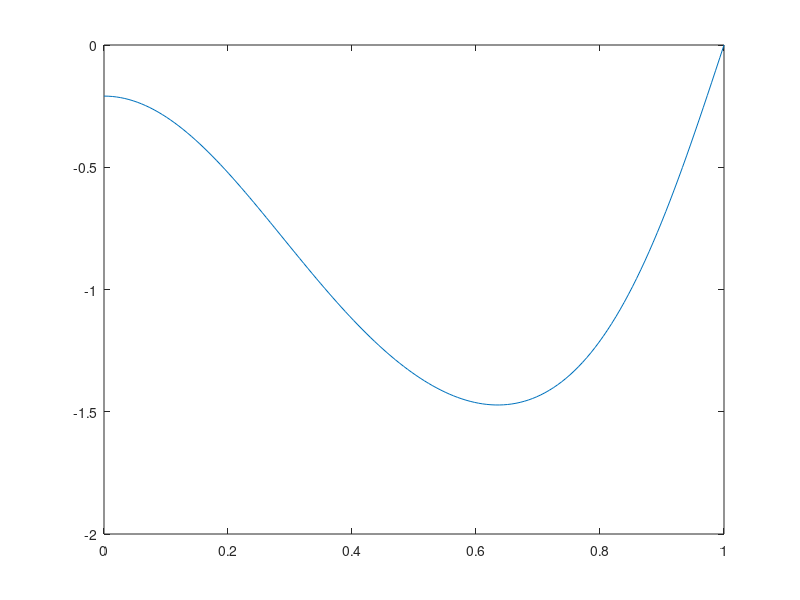
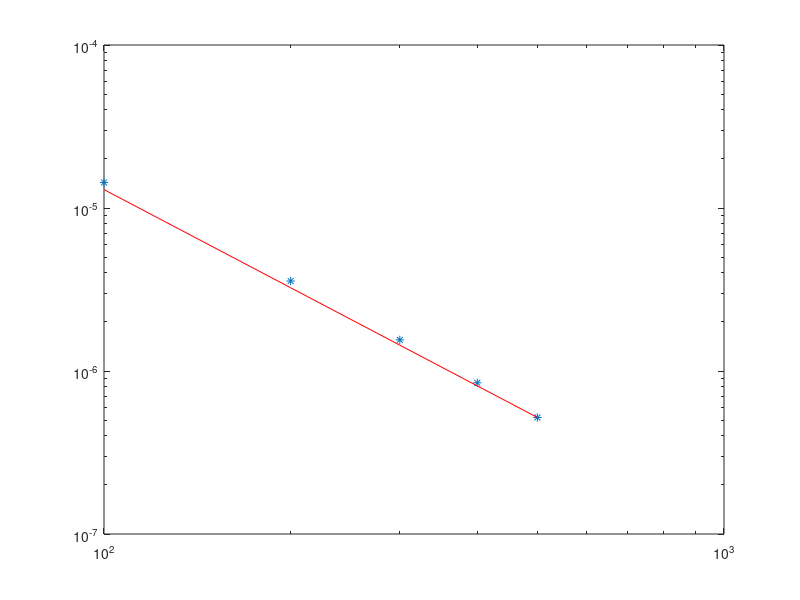

These charts were generated, in order, by the following MATLAB code:
clear all; close all

m=150;
h=1/(m-1);
x=linspace(0,1,m)';

A = toeplitz(sparse([1,1],[1,2],[-2,1]/h^2,1,m));

%% condizioni al bordo
A(1,1:2)=[-2,2]/h^2;
A(m,m-1:m)=[0,0];
%devo ancora imporre  che il termine di reazione sia con la prima componente nulla, in ULTIMA RIGA.

%termine reazione
g=@(u) [sin(u(1:m-1));0];
dg=@(u)[cos(u(1:m-1));0];

%%Ora ho y'=1/100A*y + sin(y);

%utilizzo punto medio implicito. Il problema è NON-lineare => Newton.
ts=1500;
tstar=1;
k=tstar/ts;
tol=k^2;
y0=5*(x.^2).*(x-1);

yn=y0;

F=@(y,yn) y - yn -k*(0.01*A*((y+yn)/2) + g((y+yn)/2));
J=@(y,yn) eye(length(y)) - k*0.5*0.01*A -k*0.5*spdiags(dg(y+yn),0,m,m);

for n=1:ts
	y=yn;
	res=-J(y,yn)\F(y,yn);
	
	while(norm(res,inf)>tol)
	y+=res;
	res=-J(y,yn)\F(y,yn);
	end
	y+=res;
	yn=y;	

	%plot(x,y)
	%axis([0,1,-1,1])	
	%pause(0.1)
end
yRef=y;

figure
plot(x,y)

counter=0;
tsrange=[100:100:500];

for ts=tsrange
	counter+=1;
	k=tstar/ts;
	tol=k^2;
	
	yn=y0;
	F=@(y,yn) y - yn -k*(0.01*A*((y+yn)/2) + g((y+yn)/2));
	J=@(y,yn) eye(length(y)) - k*0.5*0.01*A -k*0.5*spdiags(dg(y+yn),0,m,m);

	for n=1:ts
		y=yn;
		res=-J(y,yn)\F(y,yn);
		
		while(norm(res,inf)>tol)
		y+=res;
		res=-J(y,yn)\F(y,yn);
		end
		y+=res;
		yn=y;	
	end
		
	err(counter)=norm(y-yRef,inf);
end
figure
loglog(tsrange,err,'*',tsrange,err(end)*(tsrange/tsrange(end)).^(-2),'r')
